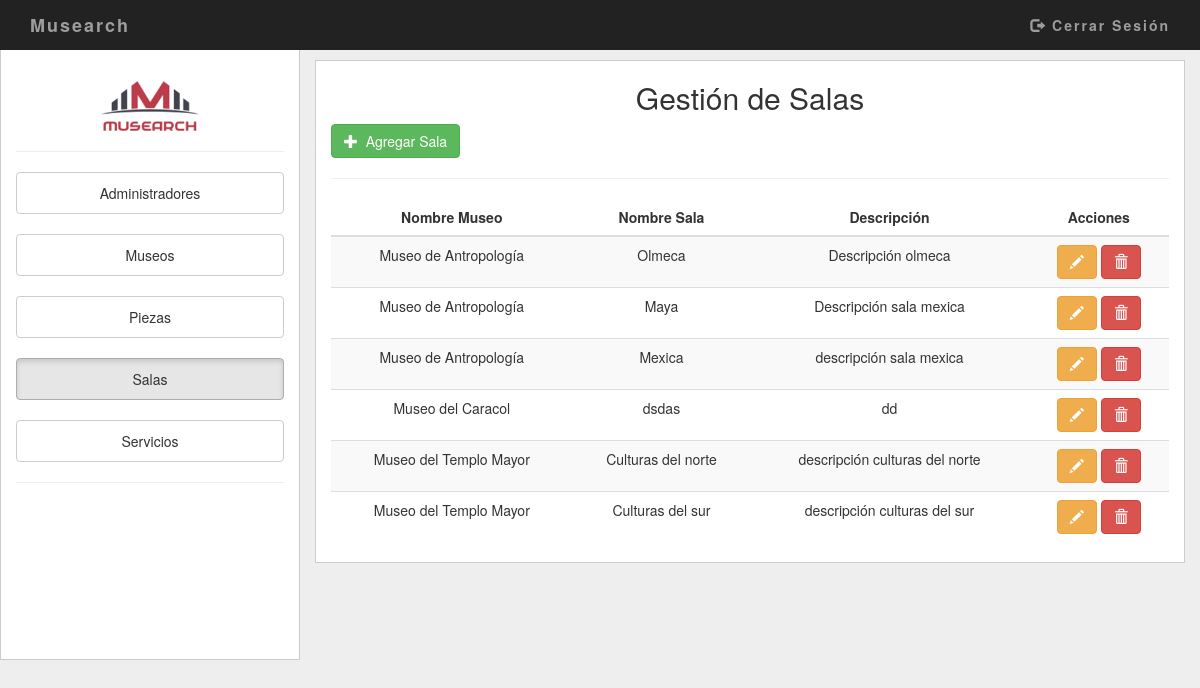
The page /view/vistaSala.php (signed in) on the database its author committed.
### tables this page shows
CREATE TABLE `sala` (
  `id_sala` int(11) NOT NULL,
  `nombre_sala` varchar(100) NOT NULL,
  `descripcion_sala` varchar(250) NOT NULL,
  `id_museo` int(11) NOT NULL
);

CREATE TABLE `museo` (
  `id_museo` int(11) NOT NULL,
  `nombre_museo` varchar(100) NOT NULL,
  `descripcion_museo` text NOT NULL,
  `colonia_museo` varchar(100) NOT NULL,
  `calle_museo` varchar(100) NOT NULL,
  `numero_museo` int(11) NOT NULL,
  `telefono_museo` int(10) NOT NULL,
  `nombre_servicio` varchar(100) NOT NULL,
  `costo` int(11) NOT NULL,
  `imagen` varchar(50) NOT NULL
);

### model/Sala.php (the view, shortened to what this page needs)
<?php
    class Sala {
        public function conexionDB(){
            $con = mysqli_connect("localhost","root","","musearch")
            or die ("No se pudo establecer con a la BD");
            return $con;
        }
        public function consultaSala(){
            $consulta = mysqli_query($this->conexionDB(),
            "SELECT * FROM sala INNER JOIN museo ON
            sala.id_museo=museo.id_museo order by nombre_museo");
            echo
                '<table class="table table-striped">
                    <thead>
                        <tr>
                            <th class="text-center">Nombre Museo</th>
                            <th class="text-center">Nombre Sala</th>
                            <th class="text-center">Descripción</th>
                            <th class="text-center">Acciones</th>
                        </tr>
                    </thead>
                    <tbody>';
            while ($l = mysqli_fetch_array($consulta)) {
                echo
                        "<tr>
                            <td class='text-center'> ". $l['nombre_museo'] . "</td>
                            <td class='text-center'> ". $l['nombre_sala'] . "</td>
                            <td class='text-center'> ". $l['descripcion_sala'] . "</td>";
                echo
                            '<td class="text-center">
                                <button type="button" class="btn btn-warning" title="Modificar"
                                onClick="javascript: modificarSala(' . $l['id_sala'] . ',
                                                                 \'' . $l['nombre_sala'] . '\',
                                                                 \'' . $l['descripcion_sala'] . '\',
                                                                   ' . $l['id_museo'] . ')">
                                        <span class="glyphicon glyphicon-pencil"></span>
                                </button>
                                <button id="eliminar_' .$l['id_museo']. '" title="Borrar"
                                type="button" class="btn btn-danger"
                                onClick="javascript: borrarSala(' . $l['id_sala'] . ', \''
                                                                  . $l['nombre_sala'] . '\')">
                                        <span class="glyphicon glyphicon-trash"></span>
                                </button>
                            </td>
                        </tr>';
            }
            echo    "</tbody>
                </table>";
        }
    }
?>

### css/adm.css (style rules this page uses)
.bg-grey { background: #eee; }

### rows shown on the page
sala: id_museo.nombre_museo "Museo de Antropología", nombre_sala "Olmeca", descripcion_sala "Descripción olmeca"
sala: id_museo.nombre_museo "Museo de Antropología", nombre_sala "Maya", descripcion_sala "Descripción sala mexica"
sala: id_museo.nombre_museo "Museo de Antropología", nombre_sala "Mexica", descripcion_sala "descripción sala mexica"
sala: id_museo.nombre_museo "Museo del Caracol", nombre_sala "dsdas", descripcion_sala "dd"
sala: id_museo.nombre_museo "Museo del Templo Mayor", nombre_sala "Culturas del norte", descripcion_sala "descripción culturas del norte"
sala: id_museo.nombre_museo "Museo del Templo Mayor", nombre_sala "Culturas del sur", descripcion_sala "descripción culturas del sur"
